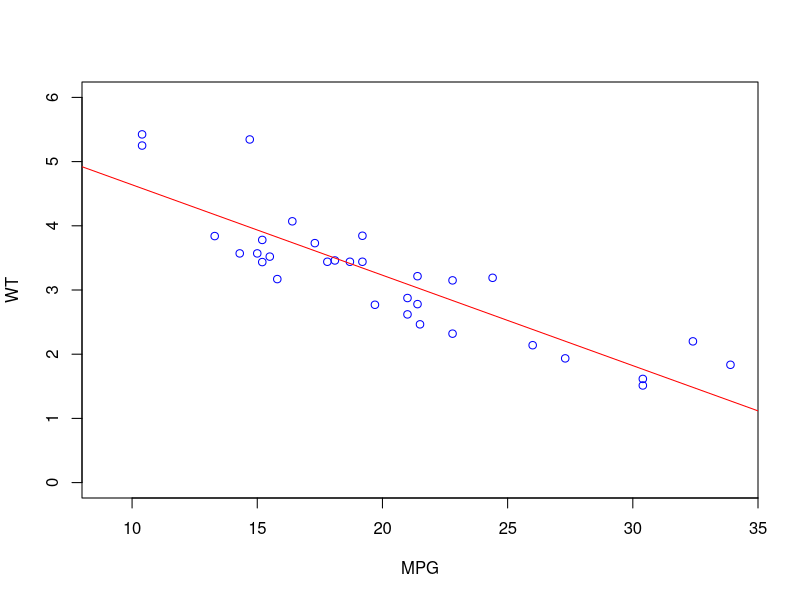

This chart was generated by the following R code:
## ---- chunk 1
knitr::opts_chunk$set(echo = FALSE)
## ---- chunk 2
summary(mtcars)
## ---- chunk 3
data1= mtcars
plot(data1$mpg, data1$wt,col="blue" ,xlim =c(9,34), ylim =c(0,6), ylab= "WT", xlab = "MPG")
abline(lsfit(data1$mpg,data1$wt),col="red")
